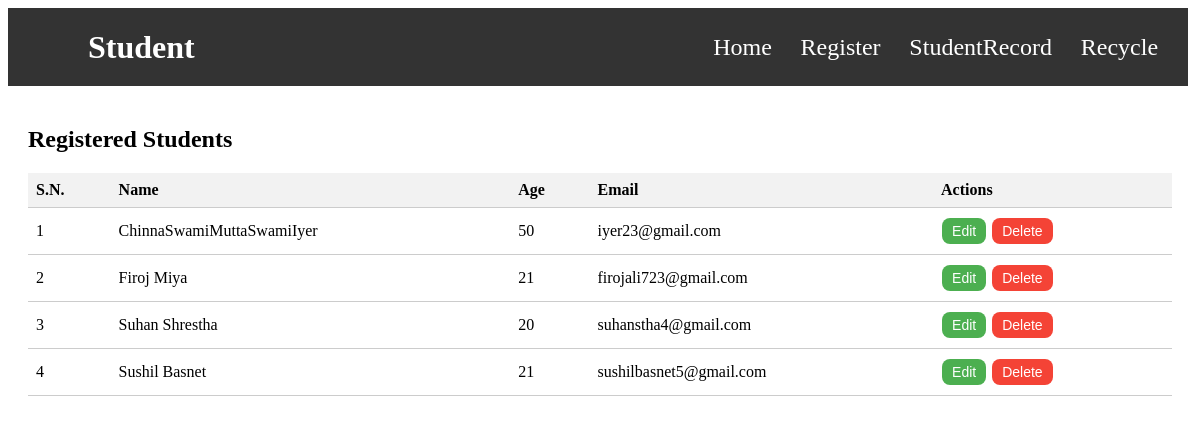
/studentRecord/, run on an earlier commit of the app's database.
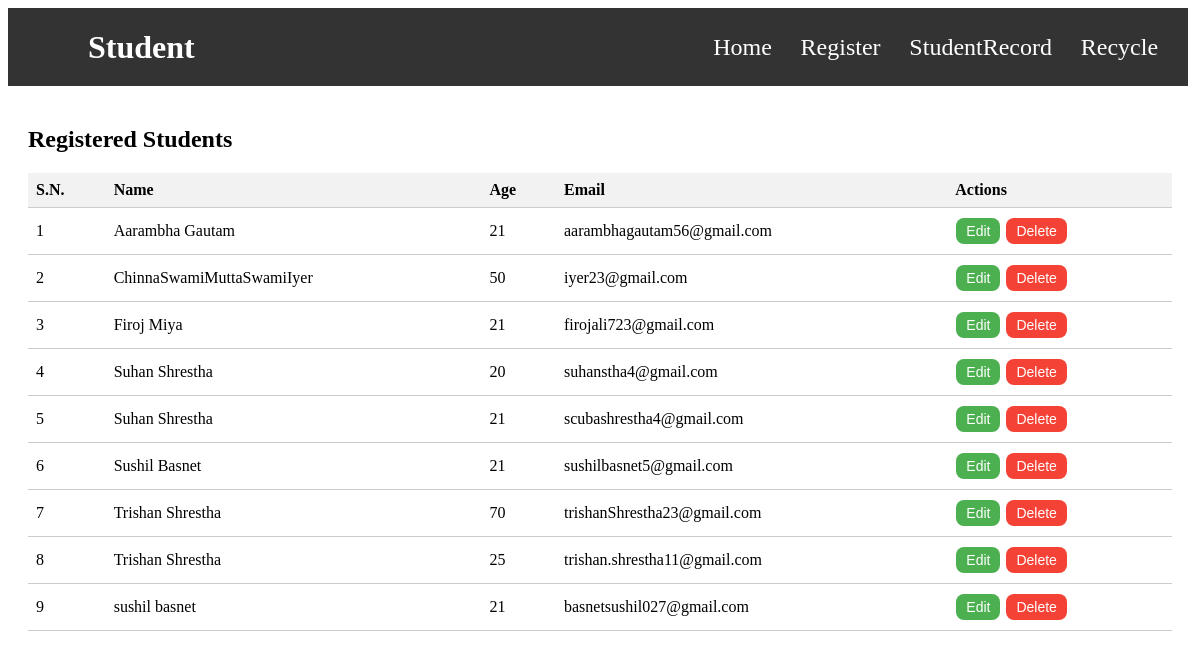
And on a later commit of the database.
### app/models.py (models this page shows)
class Student(models.Model):
    name = models.CharField(max_length=100)
    age = models.IntegerField()
    email = models.EmailField()
    is_deleted = models.BooleanField(default=False)

### app/views.py (the view)
# urls.py: path('studentRecord/', views.studentRecord, name='studentRecord'),
def studentRecord(request):
    students = Student.objects.filter(is_deleted=False).order_by('name')
    return render(request, 'studentRecord.html', {'students': students})

### app/templates/studentRecord.html (shortened to what this page needs)
<!DOCTYPE html>
{% load static %}
<html lang="en">
<head>
    <link rel="stylesheet" href="{% static 'css/studentRecord.css' %}">
</head>
<body>
    <nav class="navbar">
        <a href="#" class="logo">Student</a>
        <ul class="nav-links">
            <li><a href="{% url 'home' %}">Home</a></li>
            <li><a href="{% url 'register' %}">Register</a></li>
            <li><a href="{% url 'studentRecord' %}">StudentRecord</a></li>
            <li><a href="{% url 'recycle' %}">Recycle</a></li>
        </ul>
    </nav>
    <main>
        <h2>Registered Students</h2>
        {% if students %}
        <table>
            <thead>
                <tr>
                    <th>S.N.</th>
                    <th>Name</th>
                    <th>Age</th>
                    <th>Email</th>
                    <th>Actions</th>
                </tr>
            </thead>
            <tbody>
                {% for s in students %}
                <tr>
                    <td>{{ forloop.counter }}</td>
                    <td>{{ s.name }}</td>
                    <td>{{ s.age }}</td>
                    <td>{{ s.email }}</td>
                    <td>
                        <a href="{% url 'edit_data' s.id %}"><button class="edit">Edit</button></a>
                        <a href="{% url 'delete_data' s.id %}"><button class="delete">Delete</button></a>
                    </td>
                </tr>
                {% endfor %}
            </tbody>
        </table>
        {% else %}
        <p>No students registered yet.</p>
        {% endif %}
    </main>
</body>
</html>

What changed in the data, as far as the page shows it:
now on this page (row edited): Student: name "Aarambha Gautam", age "21", email "aarambhagautam56@gmail.com"
added Student: name "Suhan Shrestha", age "21", email "scubashrestha4@gmail.com"
added Student: name "Trishan Shrestha", age "70", email "trishanShrestha23@gmail.com"
added Student: name "Trishan Shrestha", age "25", email "trishan.shrestha11@gmail.com"
added Student: name "sushil basnet", age "21", email "basnetsushil027@gmail.com"
